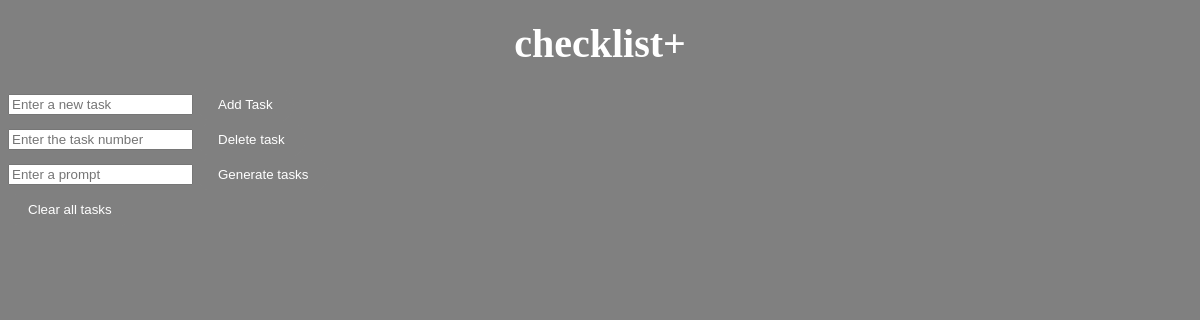
Before: / with the older database file.
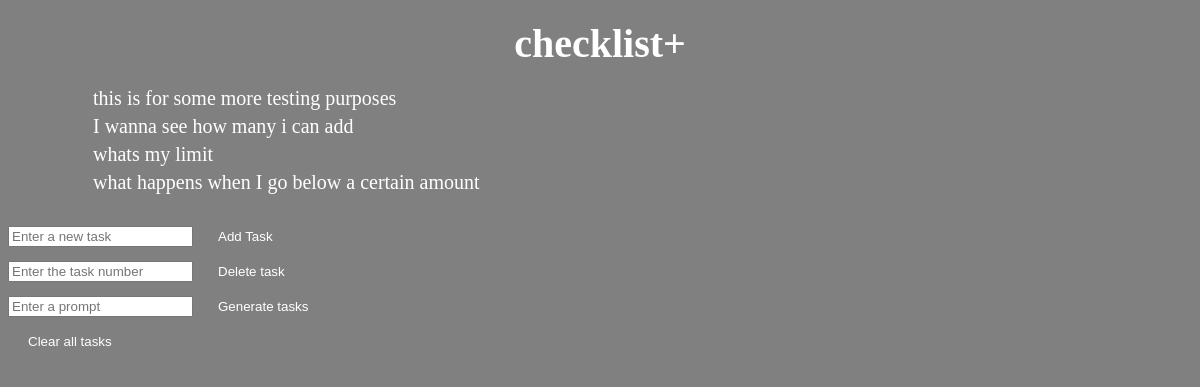
After: the same page with the newer database file.
### tables this page shows
CREATE TABLE tasks (
        id INTEGER PRIMARY KEY AUTOINCREMENT,
        task TEXT NOT NULL
    );

### checklist.py (the view)
@checklist.route('/')
def web_interface():
    connection = sqlite3.connect("checklist.db")
    cursor = connection.cursor()
    cursor.execute("SELECT * FROM tasks")
    tasks = [{"id": row[0], "task": row[1]} for row in cursor.fetchall()]
    connection.close()
    return render_template("web_interface.html", tasks = tasks)

### templates/web_interface.html (shortened to what this page needs)
<!DOCTYPE html>
<html lang="en">
<head>
    <link rel="stylesheet" type="text/css" href='static/formatting.css'>
</head>
<body>
    <center>
    <h1>
        checklist+
    </h1>
    </center>
    <center>
    <ul>
        {% for task in tasks %}
            <li>
                <form action = "/delete_task" method = "post">
                    <button type="submit"></button>
                    {{task.task}}
                </form>
            </li>
        {% endfor %}
    </ul>
    </center>
    <form action = "/add_task" method = "post">
        <input type = "text" name = "task" placeholder = "Enter a new task">
        <button type = "submit">
            Add Task
        </button>
    </form>
    <form action = "/delete_task" method = "post">
        <input type = "text" name = "task_id" placeholder="Enter the task number">
        <button type = "submit">
            Delete task
        </button>
    </form>
    <form action = "/generate_tasks" method = "post">
        <input type = "text" name = "general_request" placeholder="Enter a prompt">
        <button type = "submit">
            Generate tasks
        </button>
    </form>
    <form action = "/clear_all" method = 'post'>
        <button type = "submit">
            Clear all tasks
        </button>
    </form>
</body>
</html>

### static/formatting.css (style rules this page uses)
body { font: Helvetica; font-size: 20px; color: white; background-color: grey; align-items: center; }
h1 { text-align: center; margin: 20px 0; }
button { background-color: grey; color: white; border: none; border-radius: 20px; padding: 10px 20px; transition: background-color 0.2 ease; }
ul { color: white; list-style-type: none; text-align: left; }
ul li { align-items: center; justify-content: center; }

Changed rows visible on the page:
added tasks: task "this is for some more testing purposes"
added tasks: task "I wanna see how many i can add"
added tasks: task "whats my limit"
added tasks: task "what happens when I go below a certain amount"
